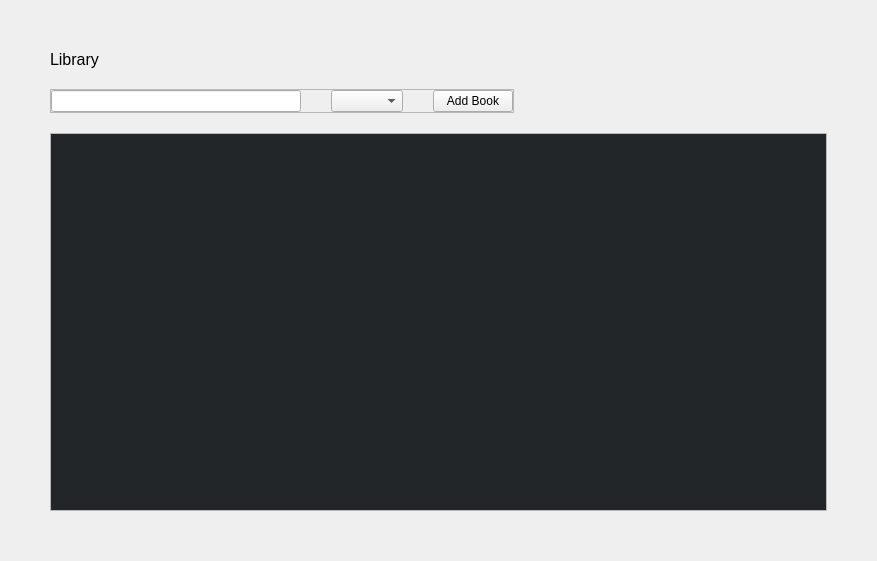
<?xml version="1.0" encoding="UTF-8"?>
<ui version="4.0">
 <class>Library</class>
 <widget class="QWidget" name="Library">
  <property name="geometry">
   <rect>
    <x>0</x>
    <y>0</y>
    <width>877</width>
    <height>561</height>
   </rect>
  </property>
  <property name="windowTitle">
   <string>Form</string>
  </property>
  <layout class="QGridLayout" name="gridLayout_2">
   <property name="leftMargin">
    <number>50</number>
   </property>
   <property name="topMargin">
    <number>50</number>
   </property>
   <property name="rightMargin">
    <number>50</number>
   </property>
   <property name="bottomMargin">
    <number>50</number>
   </property>
   <property name="verticalSpacing">
    <number>20</number>
   </property>
   <item row="1" column="0" alignment="Qt::AlignLeft">
    <widget class="QFrame" name="frame">
     <property name="frameShape">
      <enum>QFrame::StyledPanel</enum>
     </property>
     <property name="frameShadow">
      <enum>QFrame::Raised</enum>
     </property>
     <layout class="QHBoxLayout" name="horizontalLayout">
      <property name="spacing">
       <number>30</number>
      </property>
      <property name="leftMargin">
       <number>0</number>
      </property>
      <property name="topMargin">
       <number>0</number>
      </property>
      <property name="rightMargin">
       <number>0</number>
      </property>
      <property name="bottomMargin">
       <number>0</number>
      </property>
      <item>
       <widget class="QLineEdit" name="SearchLineEdit">
        <property name="sizePolicy">
         <sizepolicy hsizetype="Fixed" vsizetype="Fixed">
          <horstretch>0</horstretch>
          <verstretch>0</verstretch>
         </sizepolicy>
        </property>
        <property name="minimumSize">
         <size>
          <width>250</width>
          <height>0</height>
         </size>
        </property>
        <property name="styleSheet">
         <string notr="true">color: rgb(255, 255, 255);</string>
        </property>
        <property name="placeholderText">
         <string>Search</string>
        </property>
       </widget>
      </item>
      <item>
       <widget class="QComboBox" name="ComboBox"/>
      </item>
      <item>
       <widget class="QPushButton" name="AddBookButton">
        <property name="sizePolicy">
         <sizepolicy hsizetype="Fixed" vsizetype="Fixed">
          <horstretch>0</horstretch>
          <verstretch>0</verstretch>
         </sizepolicy>
        </property>
        <property name="styleSheet">
         <string notr="true"/>
        </property>
        <property name="text">
         <string>Add Book</string>
        </property>
       </widget>
      </item>
     </layout>
    </widget>
   </item>
   <item row="2" column="0">
    <widget class="QScrollArea" name="scrollArea">
     <property name="styleSheet">
      <string notr="true"/>
     </property>
     <property name="widgetResizable">
      <bool>true</bool>
     </property>
     <widget class="QWidget" name="scrollAreaWidgetContents">
      <property name="geometry">
       <rect>
        <x>0</x>
        <y>0</y>
        <width>773</width>
        <height>371</height>
       </rect>
      </property>
      <property name="styleSheet">
       <string notr="true">QWidget{
background-color: rgb(35, 38, 41)
}</string>
      </property>
      <layout class="QGridLayout" name="gridLayout"/>
     </widget>
    </widget>
   </item>
   <item row="0" column="0">
    <widget class="QLabel" name="label">
     <property name="font">
      <font>
       <pointsize>12</pointsize>
      </font>
     </property>
     <property name="text">
      <string>Library</string>
     </property>
    </widget>
   </item>
  </layout>
 </widget>
 <resources/>
 <connections/>
</ui>
